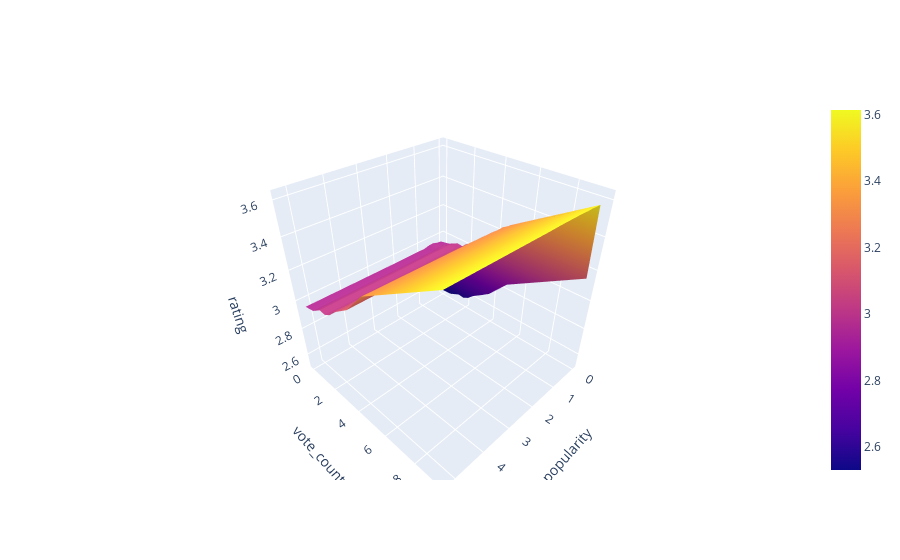

Notebook source saved alongside this figure:
### Code cell
import plotly.graph_objs as go

surface = go.Surface(
    x=pdp.columns, 
    y=pdp.index, 
    z=pdp.values
)


layout = go.Layout(
    scene=dict(
        xaxis=dict(title=features[0]), 
        yaxis=dict(title=features[1]), 
        zaxis=dict(title=target)
    )
)

fig = go.Figure(surface, layout)
fig.show()

### Figure 1 — Plotly figure (JSON) as saved in the notebook; plotly's stock layout.template omitted (floating-point values rounded to 4 significant figures)
{"data": [{"type": "surface", "x": [0, 0.1044, 0.2786, 0.4588, 0.6505, 0.8676, 1.181, 1.711, 2.191, 5.226], "y": [9.402, 4.977, 3.761, 3.135, 2.565, 2.197, 1.792, 1.386, 0.6931, 0], "z": [[3.147, 3.581, 3.583, 3.586, 3.586, 3.59, 3.592, 3.596, 3.598, 3.615], [2.858, 3.287, 3.289, 3.301, 3.299, 3.303, 3.305, 3.309, 3.311, 3.323], [2.714, 3.147, 3.154, 3.166, 3.164, 3.168, 3.17, 3.17, 3.171, 3.172], [2.667, 3.099, 3.107, 3.118, 3.116, 3.121, 3.123, 3.123, 3.123, 3.124], [2.626, 3.058, 3.066, 3.077, 3.076, 3.078, 3.08, 3.08, 3.08, 3.081], [2.589, 3.02, 3.027, 3.039, 3.036, 3.039, 3.04, 3.039, 3.039, 3.039], [2.565, 2.997, 3.004, 3.015, 3.013, 3.015, 3.017, 3.015, 3.015, 3.016], [2.57, 3.001, 3.008, 3.02, 3.017, 3.02, 3.021, 3.019, 3.019, 3.02], [2.536, 2.968, 2.972, 2.983, 2.981, 2.972, 2.973, 2.972, 2.971, 2.972], [2.53, 2.953, 2.957, 2.968, 2.966, 2.957, 2.958, 2.957, 2.957, 2.957]]}], "layout": {"scene": {"xaxis": {"title": {"text": "popularity"}}, "yaxis": {"title": {"text": "vote_count"}}, "zaxis": {"title": {"text": "rating"}}}}}
